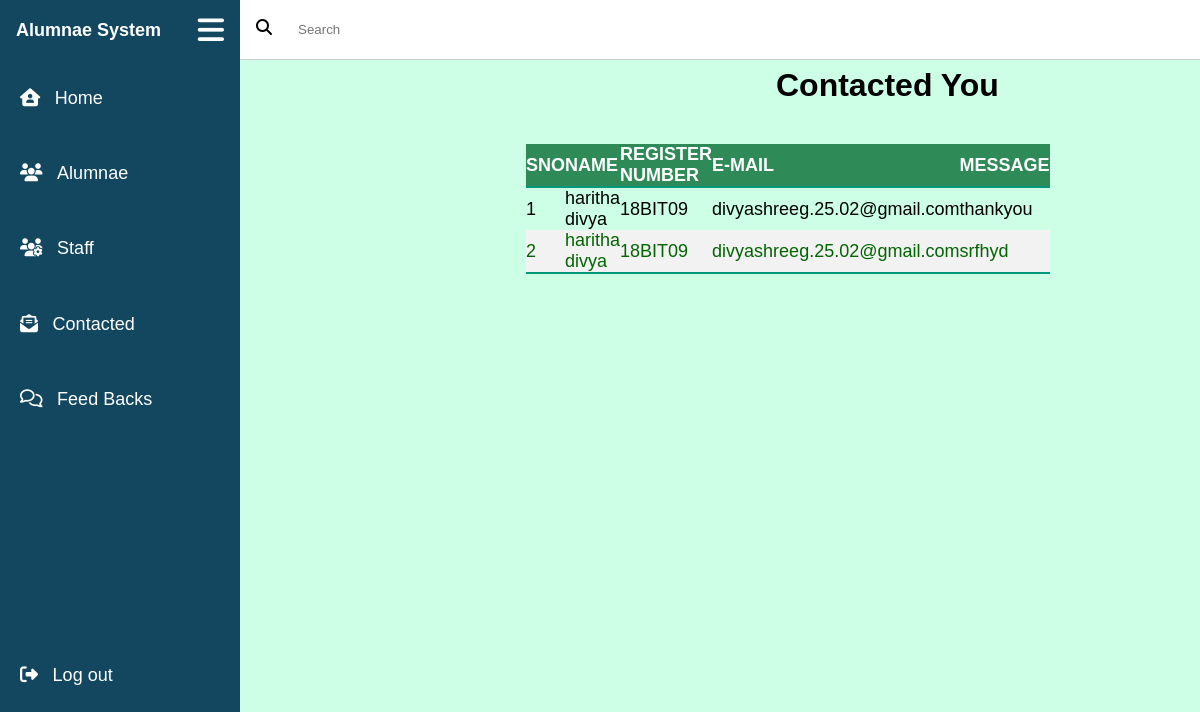
The page /Admin.Contacted.php on the database as committed earlier.
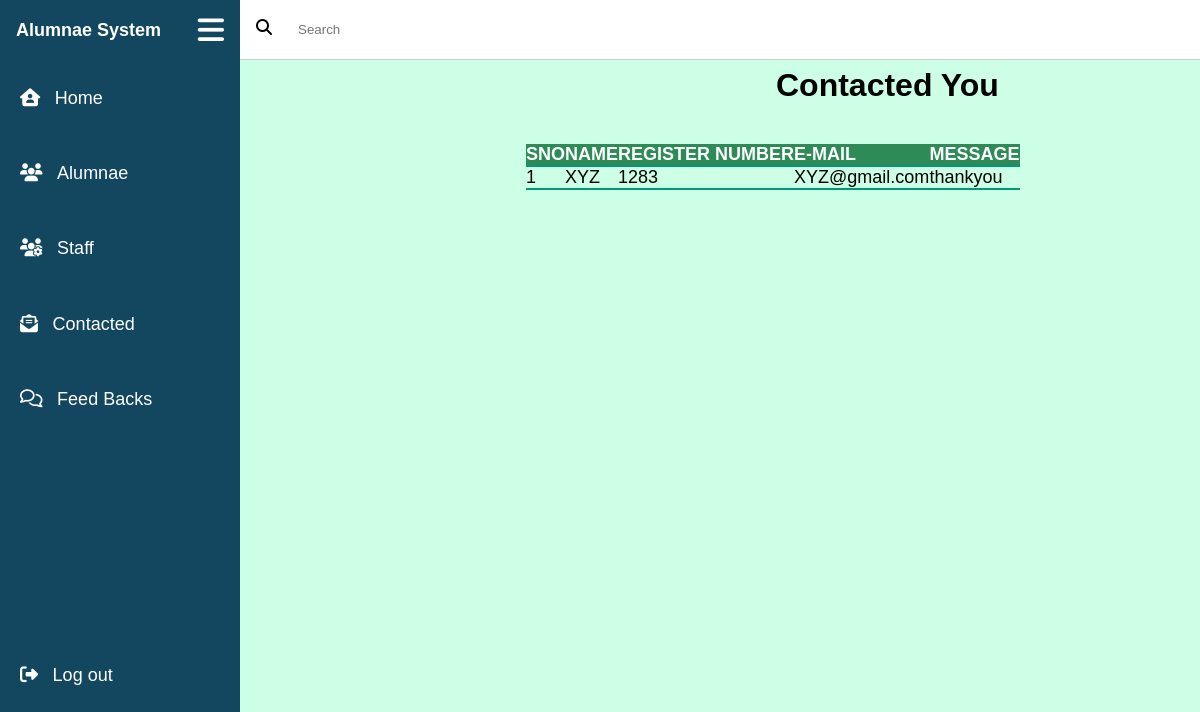
The same page on the database as committed later.
### tables this page shows
CREATE TABLE `contact` (
  `id` int(255) NOT NULL,
  `name` varchar(625) DEFAULT NULL,
  `reg_no` varchar(625) NOT NULL,
  `email` varchar(225) NOT NULL,
  `message` varchar(2225) NOT NULL
);

### Admin.Contacted.php (the view, shortened to what this page needs)
<!DOCTYPE html>
<html>
<head>
	<link rel="stylesheet" type="text/css" href="css/adminpanel.css">
  <link rel="stylesheet" type="text/css" href="css/Admin.Contacted.css">
    <link rel="stylesheet" type="text/css" href="css/lightbox.min.css">
</head>
<body>
   <div class="wrapper">
    <div class="sidebar">
      <div class="sidebar-header">
        <h3 class="brand">
          <span class="s/w-name">Alumnae System</span>
        </h3>
          <label class="fas fa-bars" for="sidebar-toggle"></label>
   	  </div>
      <div class="sidebar-menu">
           <ul>
              <li>
                 <a href="admin.php">
                   <span class="fas fa-house-user"></span>
                   <span>Home</span>
                 </a>
              </li>
              <li>
                 <a href="Admin.Alumnae.php">
                   <span class="fas fa-users"></span>
                   <span>Alumnae</span>
                 </a>
              </li>
              <li>
                 <a href="Admin.Staff.php">
                   <span class="fas fa-users-cog"></span>
                   <span>Staff</span>
                 </a>
              </li>
              <li>
                 <a href="Admin.Contacted.php">
                   <span class="fas fa-envelope-open-text"></span>
                   <span>Contacted</span>
                 </a>
              </li>
              <li>
                 <a href="Admin.Feedback.php">
                   <span class="far fa-comments"></span>
                   <span>Feed Backs</span>
                 </a>
              </li>
              <li class="logout">
                 <a href="Home.Main.php">
                   <span class="fas fa-sign-out-alt"></span>
                   <span>Log out</span>
                 </a>
              </li>
           </ul>
      </div>
    </div>
      <div class="main-content">
        <header>
          <div class="search-wrapper">
            <span class="fas fa-search"></span>
            <input type="search" name="search-data" id="search-data" placeholder="Search">
          </div>
        </header>
      </div>
       <main>
          <h1>Contacted You</h1>
          <div>
            <table class="content-table">
             <tr>
               <th>SNO</th>
               <th>NAME</th>
               <th>REGISTER NUMBER</th>
               <th>E-MAIL</th>
               <th>MESSAGE</th>
             </tr>
             <tbody>
              <?php
               $conn=mysqli_connect('localhost','root','','phpdatabases');
               $sql="SELECT * FROM contact";
               $result2=mysqli_query($conn,$sql);
               if(mysqli_num_rows($result2)>0)
               {
                 while ($row=mysqli_fetch_assoc ($result2))
                 {
                    echo "<tr><td>".$row["id"]. "</td><td>".$row["name"]. "</td><td>".$row["reg_no"]. "</td><td>".$row["email"]. "</td><td>".$row["message"]. "</td></tr>";
                  }
                  echo "</table>";
                }
                else
                {
                  echo "NO data found";
                }
              ?>
          </div>
       </main>
   </div>
</body>
</html>

### css/adminpanel.css (style rules this page uses)
:root { --main-color:#12475f; --color-dark:#1D2231; --text-grey:#8390A2; }
* { font-family: 'poppins',sans-serif; margin: 0; padding: 0; text-decoration: none; list-style-type: none; box-sizing: border-box; }
.sidebar { height: 100%; width: 240px; position: fixed; left: 0; top: 0; z-index: 100; background: #12475f; overflow-y: auto; transition: width 500ms; }
.sidebar-header { display: flex; justify-content: space-between; align-items: center; height: 60px; padding: 0rem 1rem; color: white; }
.sidebar-header .brand { top: 10; font-size: 18px; }
.sidebar-header .fas { font-size: 30px; }
.sidebar-menu { margin-top: 10px; font-color:black; margin-left: 0px; height: 90%; max-width:200px; }
.sidebar-menu ul { font-color:black; }
.sidebar-menu ul a { display: block; height: 100%; width: 100%; line-height: 55px; font-size: 20px; color: white; padding-left: 20px; box-sizing: border-box; //border-top: 2px solid navy; //border-bottom: 2px solid navy; transition: .4s; }
.sidebar-menu ul li a { font-size: 18px; }
.sidebar-menu ul li span { margin-top: 19px; }
.sidebar li { margin-bottom: 1.2rem; }
.sidebar ul .logout { margin-top: 220px; border-bottom: 0; margin-bottom: -40px; }
.sidebar a { color: white; font-size: .9rem; }
.sidebar a span:last-child { padding-left: .6rem; }
.main-content { position: relative; margin-left: 240px; transition: margin-left 500ms; }
header { position: fixed; left: 240px; top: 0; z-index: 100; width: calc(100%-240px); background:#fff; height: 60px; padding: 0rem 1rem; display: flex; align-items: center; justify-content: space-between; border-bottom: 1px solid #ccc; transition: left 500ms; }
.search-wrapper { display: flex; margin-top: 5px; }
.search-wrapper input { border: 0; outline: 0; padding: 1rem; height: 29px; width: 700px; margin-top: -20px; margin-left: 10px; }
main { margin-top: 60px; background: #ccffe6; padding: 1rem; min-height: 90vh; margin-left: 20px; }

### css/Admin.Contacted.css (style rules this page uses)
main h1 { margin-left: 740px; margin-top: 10px; }
main div { margin-left: 490px; margin-top: 40px; }
table { border-collapse: collapse; width: 75%; font-family: monospace; font-size: 18px; text-align: left; color: seagreen; }
th { background-color: seagreen; color: white; }
tr { color:black; }
table tr:last-of-type { border-bottom: 2px solid #009879; }
tr:nth-child(even) { background-color: #f2f2f2; color: darkgreen; }

### Admin.Contacted.php (style rules this page uses)
.search-wrapper input { border: 0; outline: 0; padding: 1rem; height: 29px; width: 1500px; margin-top: -6px; margin-left: 10px; }
main { margin-top: 41px; height: 100%; }

Rows that differ between the two databases and show on the page:
removed contact: id "2", name "haritha divya", reg_no "18BIT09", email "divyashreeg.25.02@gmail.com", message "srfhyd"
changed contact "thankyou": name "haritha divya" → "XYZ"; reg_no "18BIT09" → "1283"; email "divyashreeg.25.02@gmail.com" → "XYZ@gmail.com"
